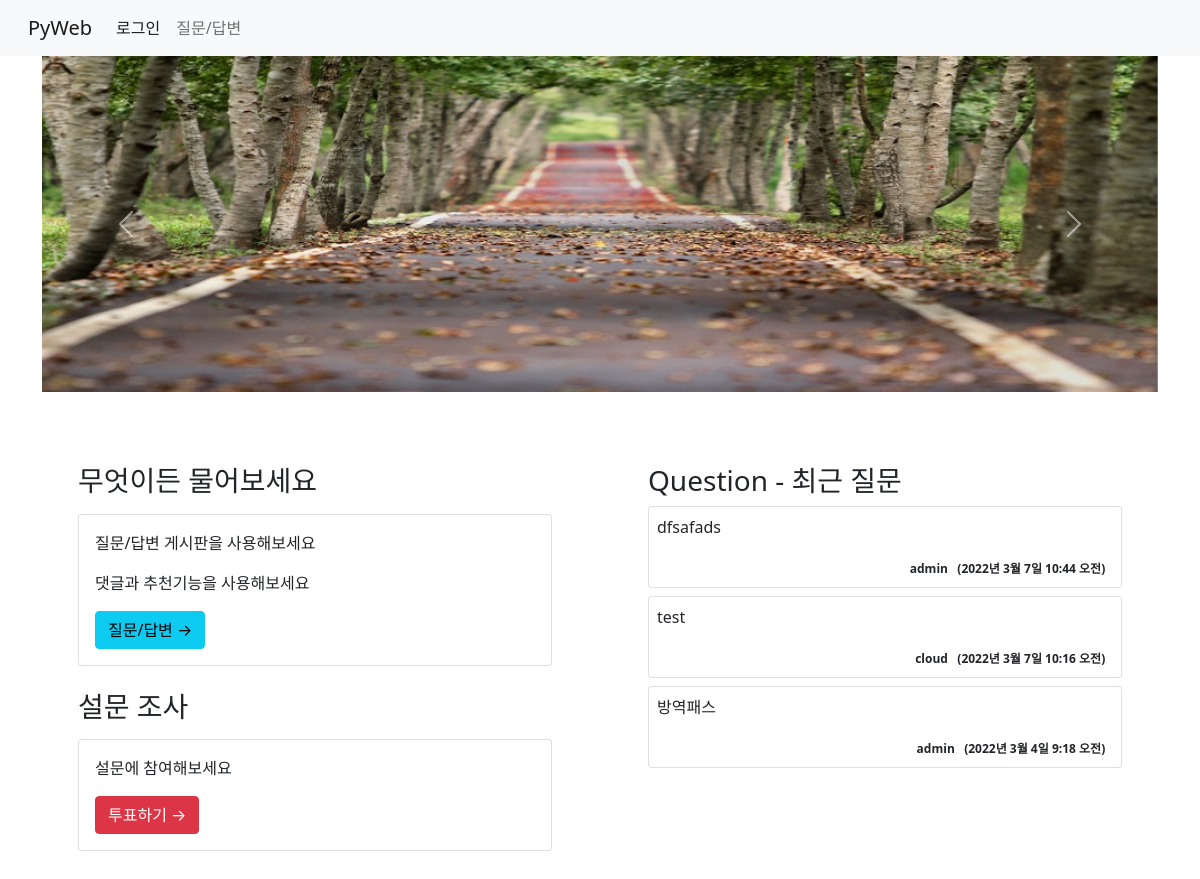
/, run on an earlier commit of the app's database.
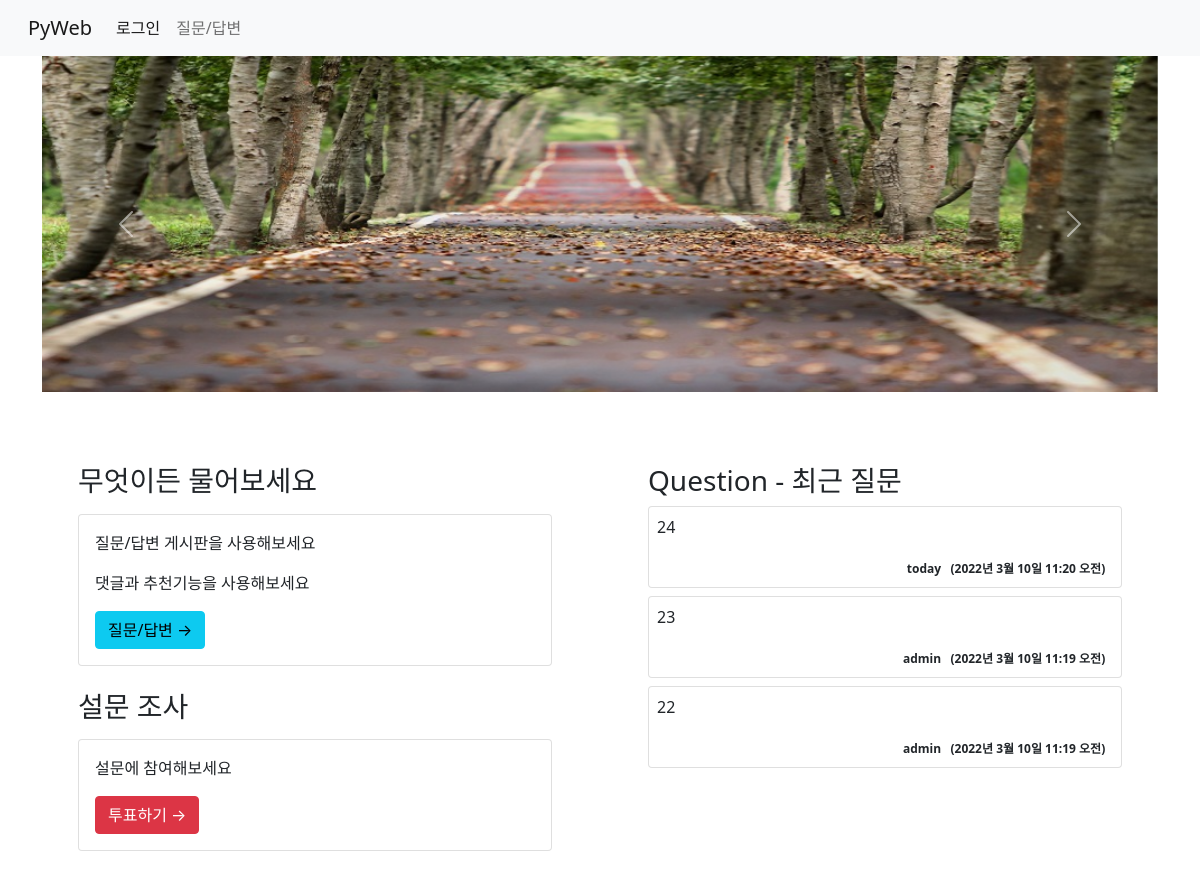
And on a later commit of the database.
### board/models.py (models this page shows, shortened)
class Question(models.Model):
    subject = models.CharField(max_length=200)
    content = models.TextField()
    create_date = models.DateTimeField()                            # 반드시 있어야 함(NOT NULL)
    modify_date = models.DateTimeField(null=True, blank=True)       # null 허용, blank - 폼 데이터 null
    author = models.ForeignKey(User, on_delete=models.CASCADE)      # user의 username과 외래키 설정

### board/views.py (the view)
# urls.py: path('', views.index, name='index'),                        # 127.0.0.1:8000/board/
def index(request):
    question_list = Question.objects.order_by('-pk')[:3]
    context = {'question_list':question_list}
    return render(request, 'board/index.html', context)

### templates/board/index.html (shortened to what this page needs)
{% extends 'base.html' %}
{% load static %}
{% block content %}
<div class="container">
    <div id="carouselExampleControls" class="carousel slide" data-bs-ride="carousel">
        <div class="carousel-inner">
            <div class="carousel-item active">
                <img src="{% static 'board/images/bg0.jpg' %}" class="d-block w-100" alt="...">
            </div>
        </div>
        <button class="carousel-control-prev" type="button" data-bs-target="#carouselExampleControls" data-bs-slide="prev">
            <span class="carousel-control-prev-icon" aria-hidden="true"></span>
        </button>
        <button class="carousel-control-next" type="button" data-bs-target="#carouselExampleControls" data-bs-slide="next">
            <span class="carousel-control-next-icon" aria-hidden="true"></span>
        </button>
    </div>
    <div class="row">
        <div class="col-6 p-5">
            <h3 class="mt-4">무엇이든 물어보세요</h3>
            <div class="card my-3">
                <div class="card-body">
                    <p>질문/답변 게시판을 사용해보세요</p>
                    <p>댓글과 추천기능을 사용해보세요</p>
                    <a href="{% url 'board:boardlist' %}" class="btn btn-info">질문/답변 &rarr;</a>
                </div>
            </div>
            <h3 class="mt-4">설문 조사</h3>
            <div class="card my-3">
                <div class="card-body">
                    <p>설문에 참여해보세요</p>
                    <a href="{% url 'board:boardlist' %}" class="btn btn-danger">투표하기 &rarr;</a>
                </div>
            </div>
        </div>
        <div class="col-6 p-5">
            <h3 class="mt-4">Question - 최근 질문</h3>
            {% for question in question_list %}
            <div class="card my-2">
                <div class="card-body p-2">
                    <p>
                        <a href="{% url 'board:detail' question.id %}" class="text-dark text-decoration-none">
                            {{ question.subject }}
                        </a>
                    </p>
                    <div class="card-text text-right">
                        <span class="badge text-dark">
                            {{ question.author }}&nbsp; &nbsp;({{ question.create_date }})
                        </span>
                    </div>
                </div>
            </div>
            {% endfor %}
        </div>
    </div>
</div>
{% endblock %}

### templates/base.html (shortened to what this page needs)
<!DOCTYPE html>
{% load static %}
<html lang="ko">
<head>
    <link rel="stylesheet" href="{% static 'board/css/bootstrap.css' %}">
    <link href="https://cdn.jsdelivr.net/npm/bootstrap@5.1.3/dist/css/bootstrap.min.css"
          rel="stylesheet"
>
</head>
<body>
    {% include 'navbar.html' %}
    {% block content %}{% endblock %}
</body>
</html>

### templates/navbar.html (shortened to what this page needs)
<nav class="navbar navbar-expand-lg navbar-light bg-light">
    <div class="container-fluid">
        <a class="navbar-brand" href="{% url 'board:index' %}">PyWeb</a>
        <div class="collapse navbar-collapse" id="navbarSupportedContent">
            <ul class="navbar-nav me-auto mb-2 mb-lg-0">
                <li class="nav-item">
                    {% if user.is_authenticated %}
                    <a class="nav-link active" aria-current="page" href="{% url 'common:logout_view' %}">({{ user.username }}님)로그아웃</a>
                    {% else %}
                    <a class="nav-link active" aria-current="page" href="{% url 'common:login_view' %}">로그인</a>
                    {% endif %}
                </li>
                <li class="nav-item">
                    <a class="nav-link" href="{% url 'board:boardlist' %}">질문/답변</a>
                </li>
            </ul>
        </div>
    </div>
</nav>

What changed in the data, as far as the page shows it:
no longer on this page (row unchanged): Question: subject "dfsafads", author "admin", create_date "2022년 3월 7일 10:44 오전"
no longer on this page (row edited): Question: subject "test", author "cloud", create_date "2022년 3월 7일 10:16 오전"
no longer on this page (row unchanged): Question: subject "방역패스", author "admin", create_date "2022년 3월 4일 9:18 오전"
added Question: subject "24", author "today", create_date "2022년 3월 10일 11:20 오전"
added Question: subject "23", author "admin", create_date "2022년 3월 10일 11:19 오전"
added Question: subject "22", author "admin", create_date "2022년 3월 10일 11:19 오전"
